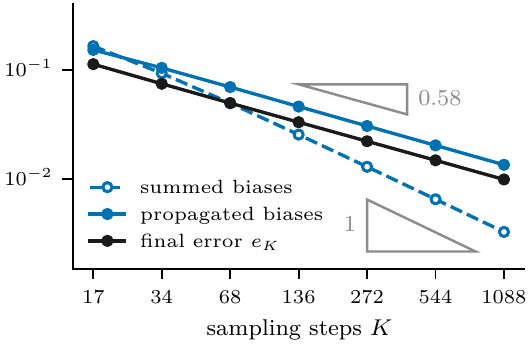
#> input picture posts/edm-error-propagation/figures/teaser.png, 531 x 345 px
$ python -i make_cards.py   (imports and definitions only)
#> lines starting #> are read from the running program, lines starting #| are printed output that depends on the picture
"""Build the 1200x630 social cards (og:image / twitter:image) of the site.

    python3 tools/make_cards.py            # every card
    python3 tools/make_cards.py mhc pdf-rag

Run from the repository root. Needs Pillow and the Inter font. Three cards start from
sources outside this repository (EXTERNAL below); a card whose source is missing is
skipped with a warning, and the committed card is left as it is.
"""
import subprocess
import sys
import tempfile
from pathlib import Path

from PIL import Image, ImageDraw, ImageFont

W, H = 1200, 630
SS = 4  # supersampling for anti-aliased strokes
FONTS = Path("/usr/share/fonts/opentype/inter")
POSTS = Path("posts")
HOME = Path.home()
EXTERNAL = {
    "logo": HOME / "Documents/crest/human-ai-mathematics/logo.png",
    "ab_figure": HOME / "PycharmProjects/haiku-shunt/docs/ab_figure.py",
    "teaser": HOME / "PycharmProjects/postdoc/edm-error-propagation/aistats/figures/generated"
              / "numerical_teaser.pdf",
}

NAVY = (11, 31, 58)
BLUE = (26, 92, 255)
MID = (70, 120, 225)
LIGHT = (140, 172, 238)
GREY = (110, 116, 128)
BG = (250, 250, 247)


# [47 lines left out: functions bezier, tracked, default_card, not called in this run]


def font(name, size):
    return ImageFont.truetype(str(FONTS / f"Inter-{name}.otf"), size * SS)


def heading(d, text, sub):
    d.text((80 * SS, 62 * SS), text, font=font("Medium", 40), fill=NAVY)
    d.text((80 * SS, 118 * SS), sub, font=font("Regular", 24), fill=GREY)


# [59 lines left out: functions slides_card, tree_card, not called in this run]


def pad_card(src, out, bg=None, margin=40, scale=None):
    """Fit an existing figure inside a 1200x630 card without cropping it."""
#> called with out = 'out.png', margin = 40
    im = Image.open(src).convert("RGB")
#> im is the input picture: PIL image 531x345 RGB; mean R, G, B 240.2, 242.4, 243.7
    bg = bg or im.getpixel((2, 2))  # extend the figure's own background
#> bg = (255, 255, 255)
    box = (W - 2 * margin, H - 2 * margin)
    f = min(box[0] / im.width, box[1] / im.height)
#> f = 1.59
    if scale:
        f = min(f, scale)
    im = im.resize((round(im.width * f), round(im.height * f)), Image.LANCZOS)
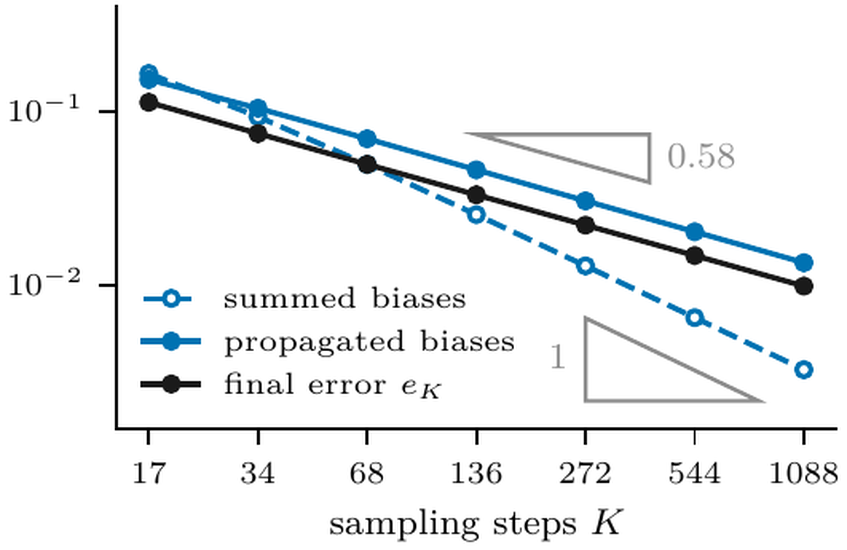
#> im: PIL image 847x550 RGB; mean R, G, B 239.9, 242.1, 243.4
    card = Image.new("RGB", (W, H), bg)
#> card: PIL image 1200x630 RGB; every value is 255
    card.paste(im, ((W - im.width) // 2, (H - im.height) // 2))
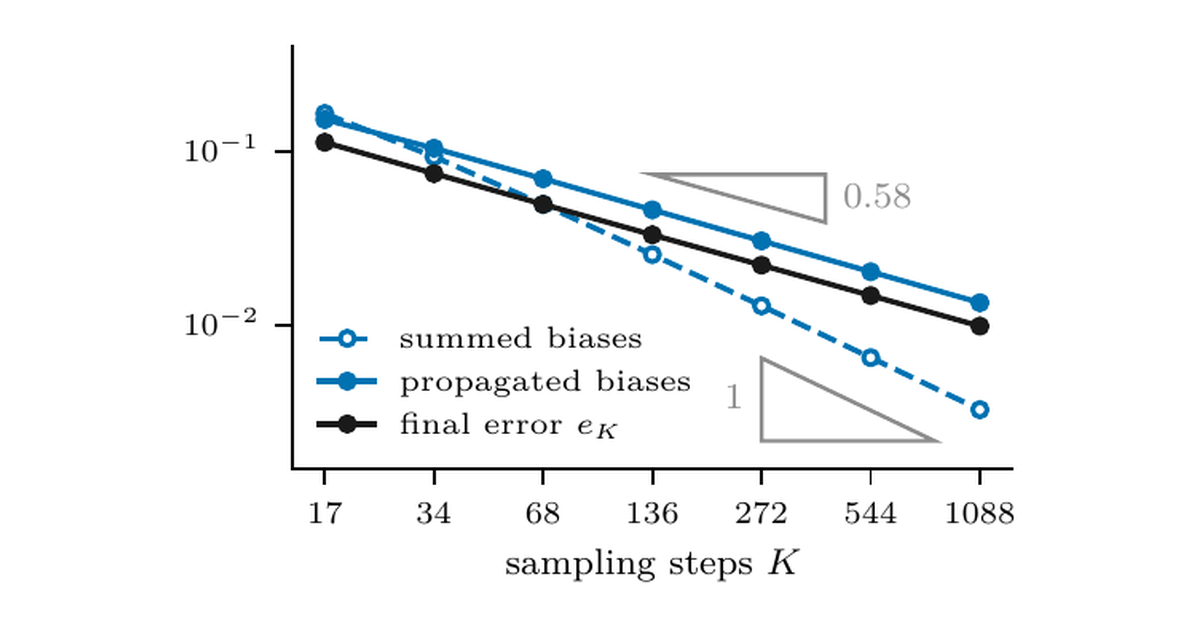
#> card: PIL image 1200x630 RGB; mean R, G, B 245.7, 247.1, 247.9
    card.save(out, optimize=True)


# [15 lines left out: functions ab_cost_png, teaser_png, not called in this run]


CARDS = {
    "default": (None, lambda tmp: default_card(Path("social-card.png"))),
    "llm-slides": (None, lambda tmp: slides_card(POSTS / "llm-slides/figures/card.png")),
    "pdf-rag": (None, lambda tmp: tree_card(POSTS / "pdf-rag/figures/card.png")),
    "human-ai-mathematics": ("logo", lambda tmp: pad_card(
        EXTERNAL["logo"], POSTS / "human-ai-mathematics/figures/card.png", margin=45)),
    "haiku-shunt": ("ab_figure", lambda tmp: pad_card(
        ab_cost_png(tmp), POSTS / "haiku-shunt/figures/card.png")),
    "edm-error-propagation": ("teaser", lambda tmp: pad_card(
        teaser_png(tmp), POSTS / "edm-error-propagation/figures/card.png", margin=30)),
    "posterior-averaging": (None, lambda tmp: pad_card(
        POSTS / "posterior-averaging/figures/loss_decomposition.png",
        POSTS / "posterior-averaging/figures/card.png", margin=30)),
    "mhc": (None, lambda tmp: pad_card(
        POSTS / "mhc/figures/MHC_expression.png", POSTS / "mhc/figures/card.png", margin=0)),
}

# [10 lines not run here, left out]

>>> result = pad_card('../posts/edm-error-propagation/figures/teaser.png', 'out.png')

$ run again, on posts/edm-error-propagation/figures/numerical-summary.png
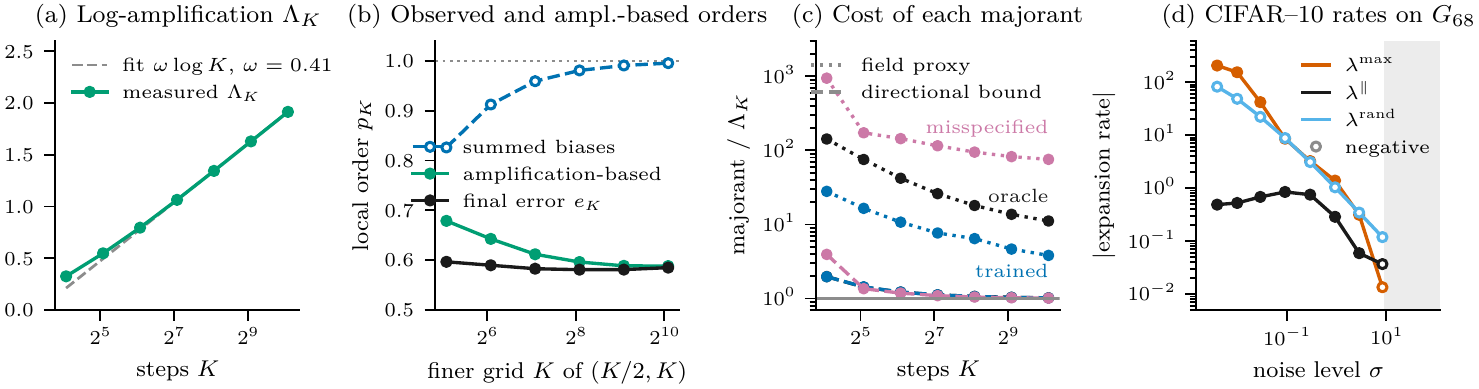
#> input picture posts/edm-error-propagation/figures/numerical-summary.png, 1479 x 389 px
#> in pad_card, im is the input picture: PIL image 1479x389 RGB; mean R, G, B 241.4, 242.4, 242.5
#> bg = (255, 255, 255)
#> in pad_card, `im = im.resize((round(im.width * f), round(im.height * f)), Image.LANC..`:
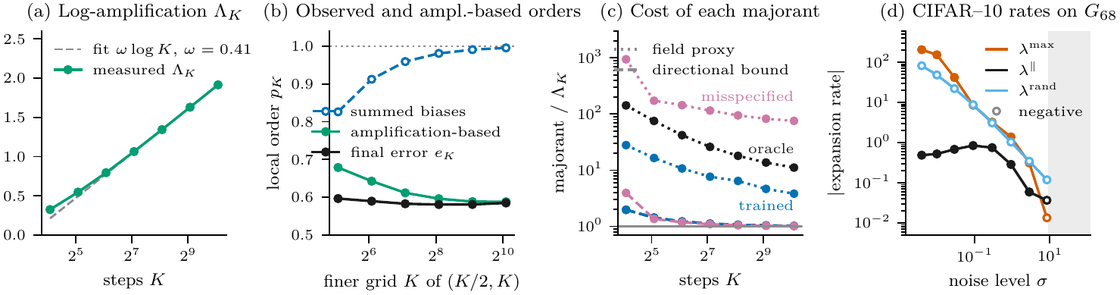
#> im: PIL image 1120x295 RGB; mean R, G, B 240.8, 241.8, 241.9
#> in pad_card, `card.paste(im, ((W - im.width) // 2, (H - im.height) // 2))`:
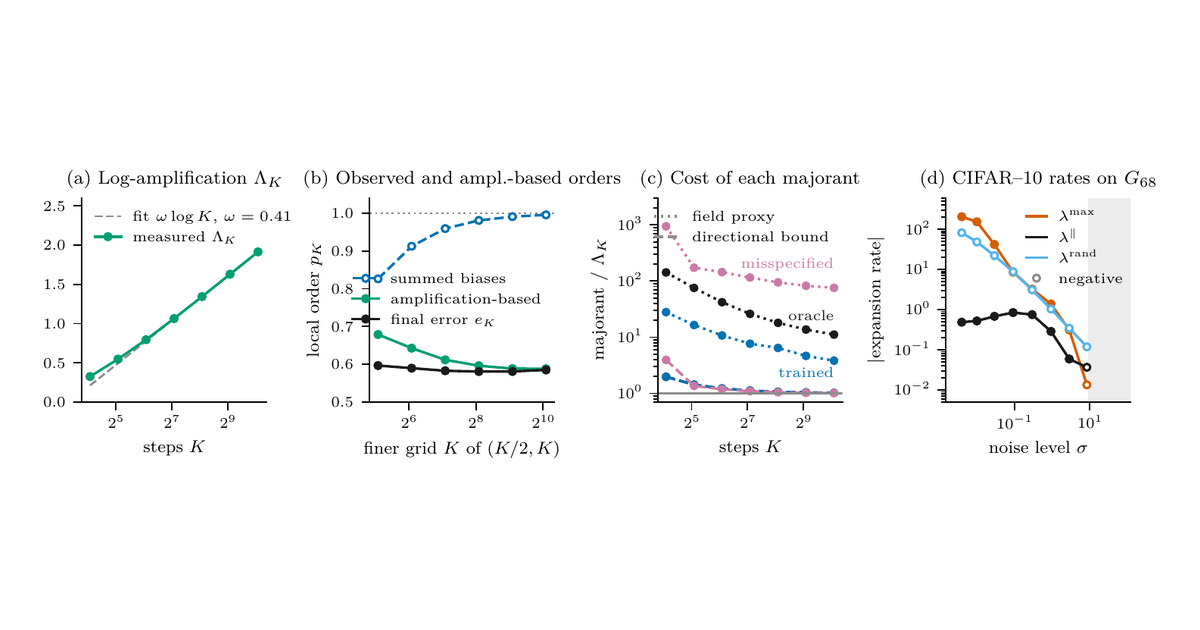
#> card: PIL image 1200x630 RGB; mean R, G, B 248.8, 249.2, 249.3

$ run again, on posts/edm-error-propagation/figures/one-step-decomposition.png
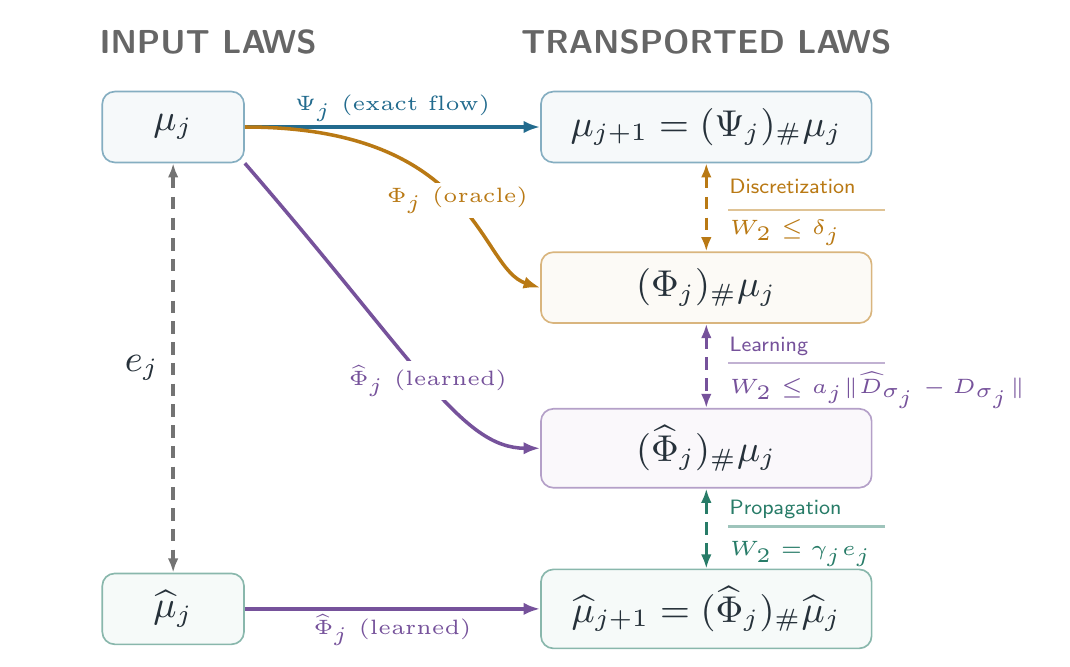
#> input picture posts/edm-error-propagation/figures/one-step-decomposition.png, 1070 x 667 px
#> in pad_card, im is the input picture: PIL image 1070x667 RGB; mean R, G, B 248.4, 248.6, 248.8
#> bg = (255, 255, 255)
#> im: PIL image 882x550 RGB
#> in pad_card, `card.paste(im, ((W - im.width) // 2, (H - im.height) // 2))`:
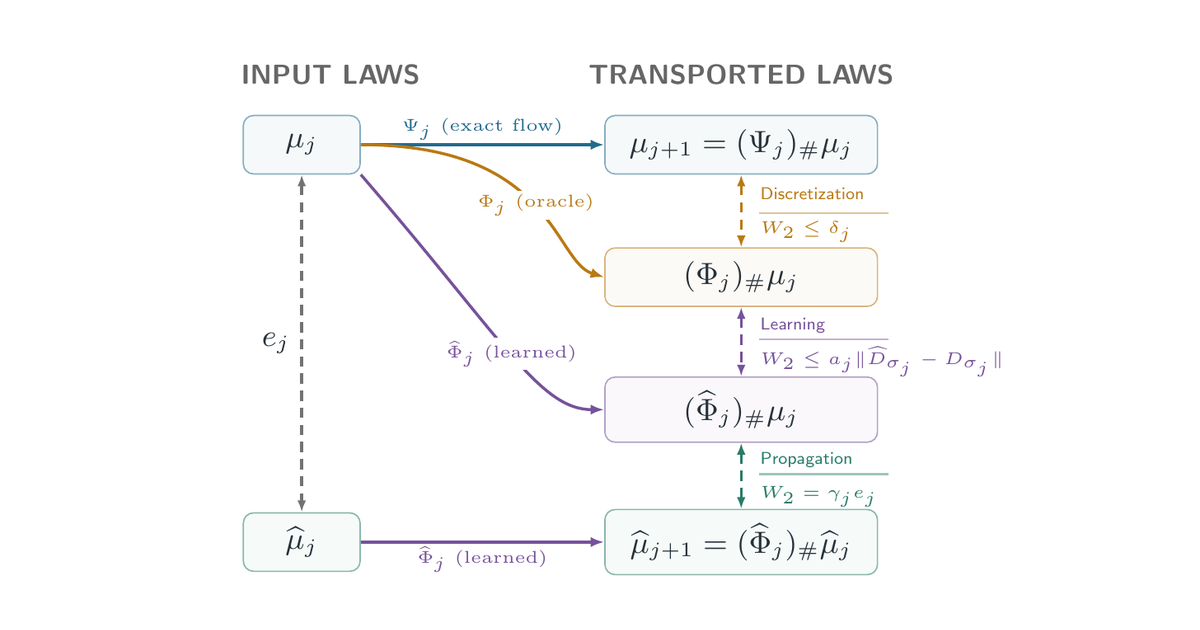
#> card: PIL image 1200x630 RGB; mean R, G, B 250.7, 250.8, 250.9
